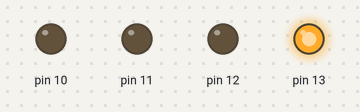
Recording of a sketch running on a simulated Arduino Uno, built with avr-gcc and run on an emulated ATmega328P. Shown: output pins drawn as LEDs (lit = HIGH). Random numbers use the default seed unless the sketch sets one.

Above: at 0.1 s.
At 7.1 s:
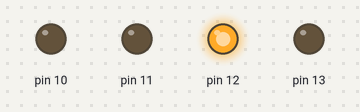
At 19.1 s:
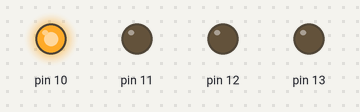
At 39.1 s:
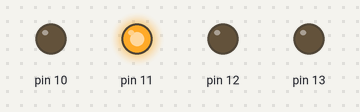
Timing chart, 0 to 40.0 s (numbered marks = the images above):
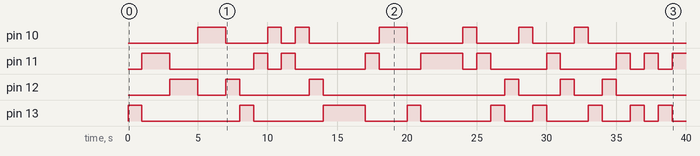

The sketch:

q2_4_blinking_lights_sequence.ino
```cpp
// Make an LED display with four LEDs such that each second,
// one of the four chosen at random is on
// and the others are off.


void setup() {
pinMode(10, OUTPUT);
pinMode(11, OUTPUT);
pinMode(12, OUTPUT);
pinMode(13, OUTPUT);

digitalWrite (10, LOW);
digitalWrite (11, LOW);
digitalWrite (12, LOW);
digitalWrite (13, LOW);
}

void loop() {

  // random function will choose between pin 10 to 13
  int lightChoice = random(10,14);

  digitalWrite(lightChoice, HIGH);
  delay(1000);
  digitalWrite(lightChoice, LOW);


}
```

Measured:
- by itself, pin 10: LOW → HIGH at 5.0 s, → LOW 2.0 s later, → HIGH 3.0 s later, → LOW 1.0 s later, … (14 changes in this stretch)
- by itself, pin 11: LOW → HIGH at 1.0 s, → LOW 2.0 s later, → HIGH 6.0 s later, → LOW 1.0 s later, … (19 changes in this stretch)
- by itself, pin 12: LOW → HIGH at 3.0 s, → LOW 2.0 s later, → HIGH 2.0 s later, → LOW 1.0 s later, … (12 changes in this stretch)
- by itself, pin 13: LOW → HIGH at 0.00 s, → LOW 1.0 s later, → HIGH 7.0 s later, → LOW 1.0 s later, … (18 changes in this stretch)
